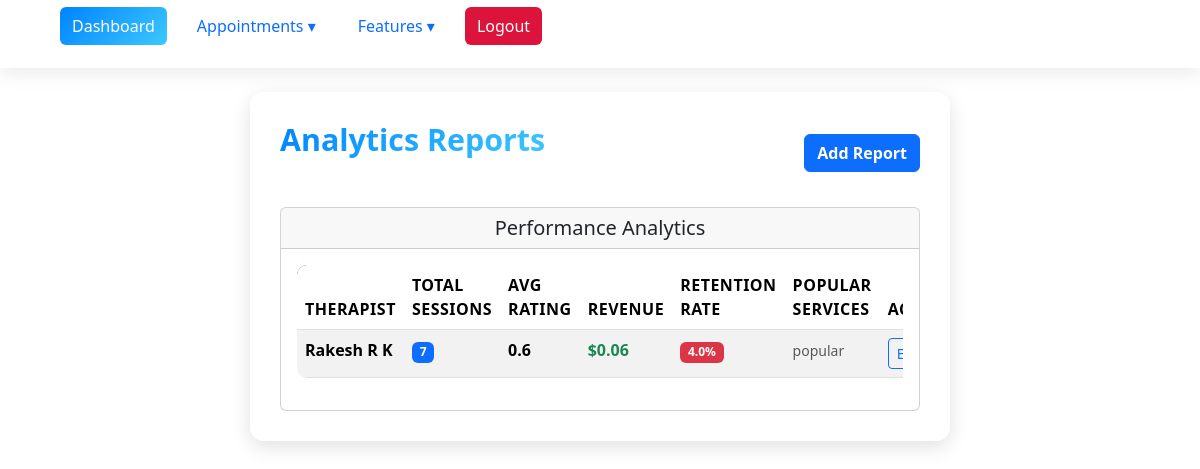
The page /analytics/ (signed in) on the database its author committed.
### myproject/base/models.py (models this page shows, shortened)
class AnalyticsReport(models.Model):
    therapist = models.ForeignKey(User, on_delete=models.CASCADE, related_name='analytics_reports')
    total_sessions = models.PositiveIntegerField(default=0)
    avg_rating = models.FloatField(default=0.0)
    revenue_generated = models.DecimalField(max_digits=10, decimal_places=2, default=0.00)
    patient_retention_rate = models.FloatField(default=0.0)
    popular_services = models.CharField(max_length=20)
    created_at = models.DateTimeField(auto_now_add=True)

class User(AbstractUser):
    ROLE_CHOICES = [
        ('Patient', 'Patient'),
        ('Therapist', 'Therapist'),
        ('Admin', 'Admin'),
        ('SupportStaff', 'Support Staff'),
    ]
    GENDER_CHOICES = [
        ('Male', 'Male'),
        ('Female', 'Female'),
        ('Other', 'Other'),
    ]
    role = models.CharField(max_length=20, choices=ROLE_CHOICES)
    phone_number = models.CharField(max_length=15, blank=True, null=True)
    gender = models.CharField(max_length=10, choices=GENDER_CHOICES, blank=True, null=True)
    date_of_birth = models.DateField(blank=True, null=True)
    address = models.TextField(blank=True, null=True)
    profile_picture = models.ImageField(upload_to='profiles/', blank=True, null=True)
    specialization = models.CharField(max_length=255, blank=True, null=True)
    years_of_experience = models.PositiveIntegerField(default=0)
    qualification = models.CharField(max_length=255, blank=True, null=True)
    availability_status = models.BooleanField(default=True)
    ratings_average = models.FloatField(default=0,
                                        validators=[MinValueValidator(0), MaxValueValidator(5)])
    languages_spoken = models.CharField(max_length=255, blank=True, null=True)
    verification_status = models.BooleanField(default=False)
    groups = models.ManyToManyField(
        Group,
        related_name="custom_user_groups",
        blank=True
    )
    user_permissions = models.ManyToManyField(
        Permission,
        related_name="custom_user_permissions",
        blank=True
    )
    class Meta:
        ordering = ['username']

### myproject/base/views.py (the view)
# urls.py: path('analytics/', views.analytics_list, name='analytics_list'),
@login_required
def analytics_list(request):
    reports = AnalyticsReport.objects.all().order_by('-created_at')
    return render(request, 'analytics/analytics_list.html', {'reports': reports})

### myproject/base/templates/analytics/analytics_list.html (shortened to what this page needs)
{% extends 'main.html' %}
{% block content %}
<div class="container mt-4">
    <div class="d-flex justify-content-between align-items-center mb-4">
        <h2>Analytics Reports</h2>
        <a href="{% url 'analytics_create' %}" class="btn btn-primary">
             Add Report
        </a>
    </div>
    <div class="row">
        <div class="col-12">
            <div class="card">
                <div class="card-header">
                    <h5 class="card-title mb-0">
                         Performance Analytics
                    </h5>
                </div>
                <div class="card-body">
                    {% if reports %}
                    <div class="table-responsive">
                        <table class="table table-striped table-hover">
                            <thead>
                                <tr>
                                    <th>Therapist</th>
                                    <th>Total Sessions</th>
                                    <th>Avg Rating</th>
                                    <th>Revenue</th>
                                    <th>Retention Rate</th>
                                    <th>Popular Services</th>
                                    <th>Actions</th>
                                </tr>
                            </thead>
                            <tbody>
                                {% for r in reports %}
                                <tr>
                                    <td>
                                        <strong>{{ r.therapist.get_full_name|default:r.therapist.username }}</strong>
                                    </td>
                                    <td>
                                        <span class="badge bg-primary">{{ r.total_sessions }}</span>
                                    </td>
                                    <td>
                                        <div class="d-flex align-items-center">
                                            <span class="fw-bold me-2">{{ r.avg_rating|floatformat:1 }}</span>
                                        </div>
                                    </td>
                                    <td>
                                        <span class="fw-bold text-success">${{ r.revenue_generated|floatformat:2 }}</span>
                                    </td>
                                    <td>
                                        {% if r.patient_retention_rate >= 80 %}
                                            <span class="badge bg-success">{{ r.patient_retention_rate }}%</span>
                                        {% elif r.patient_retention_rate >= 60 %}
                                            <span class="badge bg-warning">{{ r.patient_retention_rate }}%</span>
                                        {% else %}
                                            <span class="badge bg-danger">{{ r.patient_retention_rate }}%</span>
                                        {% endif %}
                                    </td>
                                    <td>
                                        <small class="text-muted">{{ r.popular_services|truncatewords:3 }}</small>
                                    </td>
                                    <td>
                                        <div class="btn-group btn-group-sm">
                                            <a href="{% url 'analytics_update' r.id %}" class="btn btn-outline-primary"
                                               title="Edit Report">
                                                Edit
                                            </a>
                                        </div>
                                    </td>
                                </tr>
                                {% endfor %}
                            </tbody>
                        </table>
                    </div>
                    {% endif %}
                </div>
            </div>
        </div>
    </div>
</div>
{% endblock %}

### static/style.css (style rules this page uses)
.container.mt-4 { background: rgba(255, 255, 255, 0.88); padding: 30px; border-radius: 14px; max-width: 700px; margin: auto; box-shadow: 0 6px 20px rgba(0,0,0,0.12); animation: fadeInPage 0.6s ease-in-out; }
.container.mt-4 h2 { text-align: center; font-weight: 700; margin-bottom: 25px; background: linear-gradient(135deg, #0084ff, #3cc8ff); background-clip: text; -webkit-background-clip: text; color: transparent; }
.container h2 { font-size: 1.9rem; font-weight: 700; margin-bottom: 20px; background: linear-gradient(135deg, #0066ff, #00eaff); background-clip: text; -webkit-background-clip: text; color: transparent; animation: fadeSlide 0.6s ease-out forwards; }
.btn-primary { border-radius: 6px; font-weight: 600; transition: transform 0.25s ease, background 0.3s ease; }
.table { background: #ffffff; border-radius: 10px; overflow: hidden; animation: fadeUp 0.8s ease-in-out; }
.table thead tr { background: #0052cc; color: #fff; text-transform: uppercase; letter-spacing: .5px; }
.table tbody tr { transition: background 0.25s ease, transform 0.25s ease; }

### templates/nav.html (style rules this page uses)
:root { --primary-color: #0084ff; --gradient: linear-gradient(135deg, #0084ff, #3cc8ff); --bg-light: #ffffff; --bg-dark: #0b0e12; --text-light: #fff; --text-dark: #222; --nav-bg-light: rgba(255, 255, 255, 0.85); --nav-bg-dark: rgba(20, 20, 20, 0.85); --hover-light: #e7f3ff; --hover-dark: #1f2a37; --blur-bg: blur(10px); }
body.light-theme { background: var(--bg-light); color: var(--text-dark); }

### rows shown on the page
AnalyticsReport: therapist.get_full_name "Rakesh R K", total_sessions "7", avg_rating "0.6", revenue_generated "0.06", patient_retention_rate "4.0", popular_services "popular"
